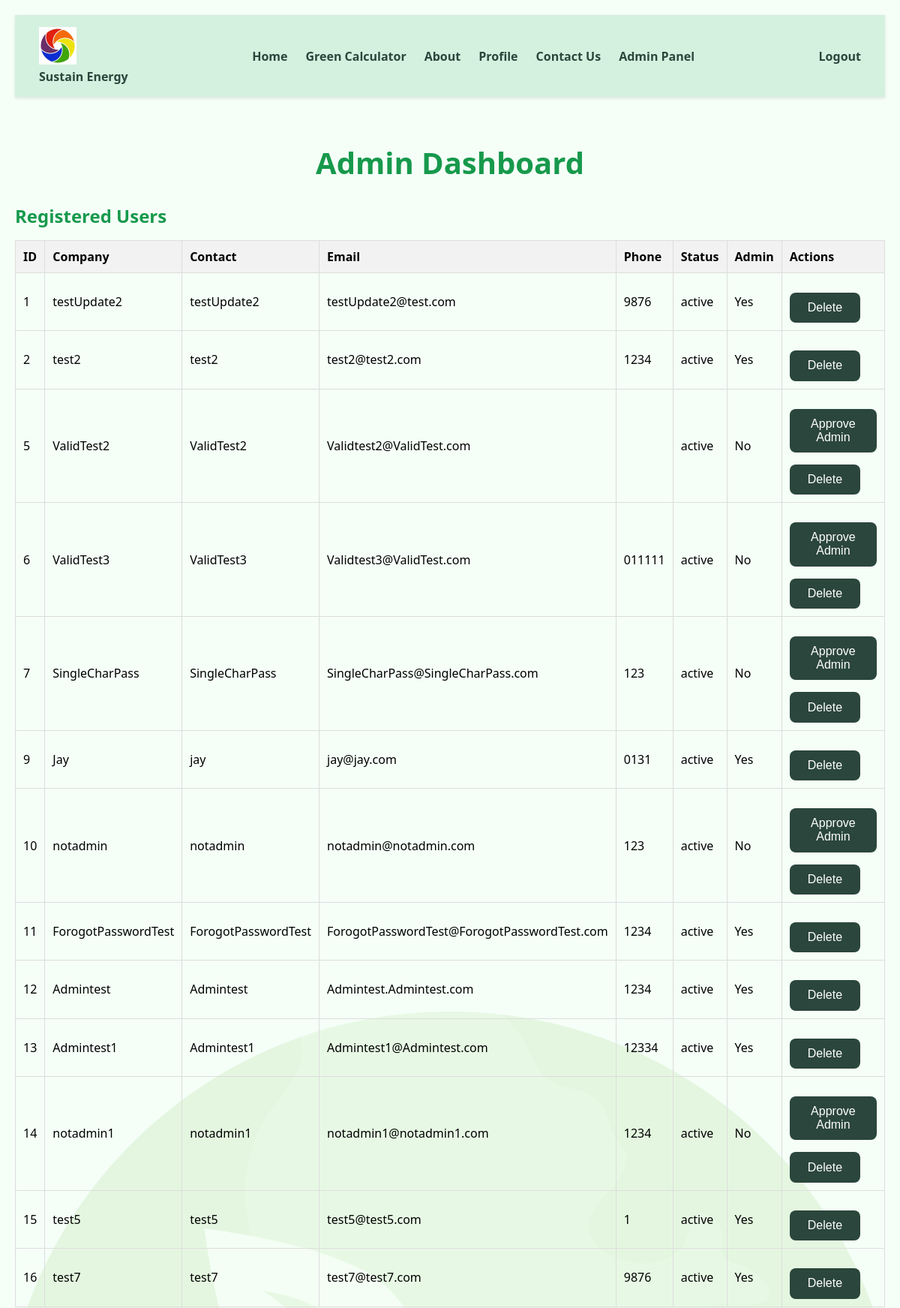
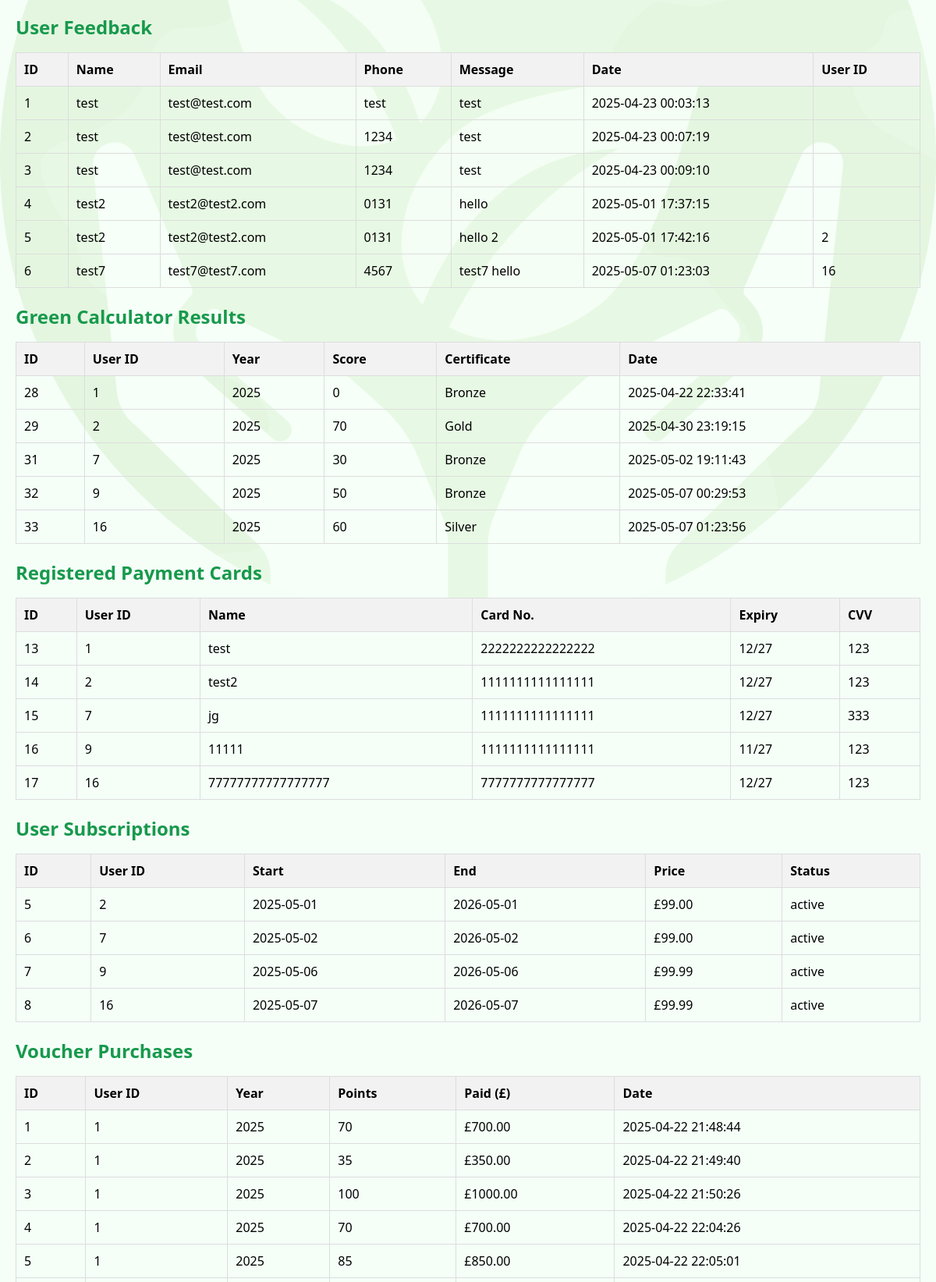
The page /V1.6/admin_panel.php (signed in, upper part) on the database its author committed (2 pictures, top to bottom).
### tables this page shows
CREATE TABLE `users` (
  `id` int(11) NOT NULL,
  `company_name` varchar(255) NOT NULL,
  `business_id` varchar(10) NOT NULL,
  `contact_name` varchar(255) NOT NULL,
  `email` varchar(255) NOT NULL,
  `password_hash` varchar(255) NOT NULL,
  `phone` varchar(20) DEFAULT NULL,
  `join_date` date DEFAULT curdate(),
  `status` enum('active','inactive','deactivated') DEFAULT 'active',
  `company_logo` varchar(255) DEFAULT NULL,
  `is_admin` tinyint(1) DEFAULT 0
);

CREATE TABLE `feedback` (
  `id` int(11) NOT NULL,
  `name` varchar(255) DEFAULT NULL,
  `email` varchar(255) DEFAULT NULL,
  `phone` varchar(20) DEFAULT NULL,
  `message` text DEFAULT NULL,
  `submitted_at` timestamp NOT NULL DEFAULT current_timestamp(),
  `user_id` int(11) DEFAULT NULL
);

CREATE TABLE `calculator_results` (
  `id` int(11) NOT NULL,
  `user_id` int(11) DEFAULT NULL,
  `year` year(4) DEFAULT NULL,
  `total_score` int(11) DEFAULT NULL,
  `certificate_level` enum('Gold','Silver','Bronze') DEFAULT NULL,
  `created_at` timestamp NOT NULL DEFAULT current_timestamp()
);

CREATE TABLE `cards` (
  `id` int(11) NOT NULL,
  `user_id` int(11) NOT NULL,
  `cardholder_name` varchar(100) DEFAULT NULL,
  `card_number` varchar(20) DEFAULT NULL,
  `expiry_date` varchar(7) DEFAULT NULL,
  `cvv` varchar(4) DEFAULT NULL
);

CREATE TABLE `subscriptions` (
  `id` int(11) NOT NULL,
  `user_id` int(11) NOT NULL,
  `start_date` date NOT NULL DEFAULT curdate(),
  `end_date` date GENERATED ALWAYS AS (`start_date` + interval 1 year) STORED,
  `price` decimal(6,2) NOT NULL DEFAULT 99.00,
  `status` enum('active','expired','cancelled') DEFAULT 'active'
);

CREATE TABLE `vouchers` (
  `id` int(11) NOT NULL,
  `user_id` int(11) DEFAULT NULL,
  `year` year(4) DEFAULT NULL,
  `points_purchased` int(11) DEFAULT NULL,
  `amount_paid` decimal(10,2) DEFAULT NULL,
  `created_at` timestamp NOT NULL DEFAULT current_timestamp()
);

### V1.6/admin_panel.php (the view, shortened to what this page needs)
<?php
require 'requires/connect_db.php';
$users = mysqli_query($conn, "SELECT id, company_name, contact_name, email, phone, join_date, status, is_admin FROM users");
$feedback = mysqli_query($conn, "SELECT * FROM feedback");
$calculator_results = mysqli_query($conn, "SELECT * FROM calculator_results");
$cards = mysqli_query($conn, "SELECT * FROM cards");
$subscriptions = mysqli_query($conn, "SELECT * FROM subscriptions");
$vouchers = mysqli_query($conn, "SELECT * FROM vouchers");
?>
<!DOCTYPE html>
<html lang="en">
<head>
  <link rel="stylesheet" href="style.css">
</head>
<body>
<?php include 'requires/nav.php'; ?>
<main class="content-container">
  <h1>Admin Dashboard</h1>
  <div class="admin-section">
    <h2>Registered Users</h2>
    <table>
      <thead>
        <tr>
          <th>ID</th><th>Company</th><th>Contact</th><th>Email</th><th>Phone</th><th>Status</th><th>Admin</th><th>Actions</th>
        </tr>
      </thead>
      <tbody>
        <?php while ($user = mysqli_fetch_assoc($users)): ?>
          <tr>
            <td><?= $user['id'] ?></td>
            <td><?= htmlspecialchars($user['company_name']) ?></td>
            <td><?= htmlspecialchars($user['contact_name']) ?></td>
            <td><?= htmlspecialchars($user['email']) ?></td>
            <td><?= htmlspecialchars($user['phone']) ?></td>
            <td><?= htmlspecialchars($user['status']) ?></td>
            <td><?= $user['is_admin'] ? 'Yes' : 'No' ?></td>
            <td>
              <?php if (!$user['is_admin']): ?>
                <form method="post" style="display:inline;">
                  <button class="button" type="submit">Approve Admin</button>
                </form>
              <?php endif; ?>
              <form action="delete_user.php" method="POST" style="display:inline;" onsubmit="return confirm('Delete this user?');">
                <button class="button danger" type="submit">Delete</button>
              </form>
            </td>
          </tr>
        <?php endwhile; ?>
      </tbody>
    </table>
  </div>
  <div class="admin-section">
    <h2>User Feedback</h2>
    <table>
      <thead>
        <tr><th>ID</th><th>Name</th><th>Email</th><th>Phone</th><th>Message</th><th>Date</th><th>User ID</th></tr>
      </thead>
      <tbody>
        <?php while ($row = mysqli_fetch_assoc($feedback)): ?>
          <tr>
            <td><?= $row['id'] ?></td>
            <td><?= htmlspecialchars($row['name']) ?></td>
            <td><?= htmlspecialchars($row['email']) ?></td>
            <td><?= htmlspecialchars($row['phone']) ?></td>
            <td><?= htmlspecialchars($row['message']) ?></td>
            <td><?= $row['submitted_at'] ?></td>
            <td><?= $row['user_id'] ?></td>
          </tr>
        <?php endwhile; ?>
      </tbody>
    </table>
  </div>
  <div class="admin-section">
    <h2>Green Calculator Results</h2>
    <table>
      <thead>
        <tr><th>ID</th><th>User ID</th><th>Year</th><th>Score</th><th>Certificate</th><th>Date</th></tr>
      </thead>
      <tbody>
        <?php while ($row = mysqli_fetch_assoc($calculator_results)): ?>
          <tr>
            <td><?= $row['id'] ?></td>
            <td><?= $row['user_id'] ?></td>
            <td><?= $row['year'] ?></td>
            <td><?= $row['total_score'] ?></td>
            <td><?= $row['certificate_level'] ?></td>
            <td><?= $row['created_at'] ?></td>
          </tr>
        <?php endwhile; ?>
      </tbody>
    </table>
  </div>
  <div class="admin-section">
    <h2>Registered Payment Cards</h2>
    <table>
      <thead>
        <tr><th>ID</th><th>User ID</th><th>Name</th><th>Card No.</th><th>Expiry</th><th>CVV</th></tr>
      </thead>
      <tbody>
        <?php while ($row = mysqli_fetch_assoc($cards)): ?>
          <tr>
            <td><?= $row['id'] ?></td>
            <td><?= $row['user_id'] ?></td>
            <td><?= htmlspecialchars($row['cardholder_name']) ?></td>
            <td><?= htmlspecialchars($row['card_number']) ?></td>
            <td><?= htmlspecialchars($row['expiry_date']) ?></td>
            <td><?= htmlspecialchars($row['cvv']) ?></td>
          </tr>
        <?php endwhile; ?>
      </tbody>
    </table>
  </div>
  <div class="admin-section">
    <h2>User Subscriptions</h2>
    <table>
      <thead>
        <tr><th>ID</th><th>User ID</th><th>Start</th><th>End</th><th>Price</th><th>Status</th></tr>
      </thead>
      <tbody>
        <?php while ($row = mysqli_fetch_assoc($subscriptions)): ?>
          <tr>
            <td><?= $row['id'] ?></td>
            <td><?= $row['user_id'] ?></td>
            <td><?= $row['start_date'] ?></td>
            <td><?= $row['end_date'] ?></td>
            <td>£<?= $row['price'] ?></td>
            <td><?= $row['status'] ?></td>
          </tr>
        <?php endwhile; ?>
      </tbody>
    </table>
  </div>
  <div class="admin-section">
    <h2>Voucher Purchases</h2>
    <table>
      <thead>
        <tr><th>ID</th><th>User ID</th><th>Year</th><th>Points</th><th>Paid (£)</th><th>Date</th></tr>
      </thead>
      <tbody>
        <?php while ($row = mysqli_fetch_assoc($vouchers)): ?>
          <tr>
            <td><?= $row['id'] ?></td>
            <td><?= $row['user_id'] ?></td>
            <td><?= $row['year'] ?></td>
            <td><?= $row['points_purchased'] ?></td>
            <td>£<?= $row['amount_paid'] ?></td>
            <td><?= $row['created_at'] ?></td>
          </tr>
        <?php endwhile; ?>
      </tbody>
    </table>
  </div>
</main>
</body>
</html>

### V1.6/style.css (style rules this page uses)
body { margin: 0; padding: 20px; font-family: 'Segoe UI', sans-serif; background-color: #f5fff8; position: relative; z-index: 0; }
body::before { content: ""; position: fixed; top: 0; left: 0; width: 100%; height: 100%; background: url('images/background.png') no-repeat center center; background-size: contain; opacity: 0.1; z-index: -1; pointer-events: none; }
h1 { font-size: 2.5em; color: #17994c; text-align: center; margin-top: 1.5em; }
h2 { font-size: 1.5em; color: #17994c; margin-bottom: 15px; }
button { padding: 0.7em 1.5em; border: none; background-color: #2b463c; color: white; font-size: 1em; cursor: pointer; border-radius: 8px; margin-top: 1em; }
table { width: 100%; border-collapse: collapse; margin-top: 1em; }
table, th, td { border: 1px solid #ddd; }
th, td { padding: 10px; text-align: left; }
th { background-color: #f2f2f2; }

### rows shown on the page
users: id "1", company_name "testUpdate2", contact_name "testUpdate2", email "testUpdate2@test.com", phone "9876", status "active", is_admin "Yes"
users: id "2", company_name "test2", contact_name "test2", email "test2@test2.com", phone "1234", status "active", is_admin "Yes"
users: id "5", company_name "ValidTest2", contact_name "ValidTest2", email "Validtest2@ValidTest.com", status "active", is_admin "No"
users: id "6", company_name "ValidTest3", contact_name "ValidTest3", email "Validtest3@ValidTest.com", phone "011111", status "active", is_admin "No"
users: id "7", company_name "SingleCharPass", contact_name "SingleCharPass", email "SingleCharPass@SingleCharPass.com", phone "123", status "active", is_admin "No"
users: id "9", company_name "Jay", contact_name "jay", email "jay@jay.com", phone "0131", status "active", is_admin "Yes"
users: id "10", company_name "notadmin", contact_name "notadmin", email "notadmin@notadmin.com", phone "123", status "active", is_admin "No"
users: id "11", company_name "ForogotPasswordTest", contact_name "ForogotPasswordTest", email "ForogotPasswordTest@ForogotPasswordTest.com", phone "1234", status "active", is_admin "Yes"
users: id "12", company_name "Admintest", contact_name "Admintest", email "Admintest.Admintest.com", phone "1234", status "active", is_admin "Yes"
users: id "13", company_name "Admintest1", contact_name "Admintest1", email "Admintest1@Admintest.com", phone "12334", status "active", is_admin "Yes"
users: id "14", company_name "notadmin1", contact_name "notadmin1", email "notadmin1@notadmin1.com", phone "1234", status "active", is_admin "No"
users: id "15", company_name "test5", contact_name "test5", email "test5@test5.com", phone "1", status "active", is_admin "Yes"
users: id "16", company_name "test7", contact_name "test7", email "test7@test7.com", phone "9876", status "active", is_admin "Yes"
feedback: id "1", name "test", email "test@test.com", phone "test", message "test", submitted_at "2025-04-23 00:03:13"
feedback: id "2", name "test", email "test@test.com", phone "1234", message "test", submitted_at "2025-04-23 00:07:19"
feedback: id "3", name "test", email "test@test.com", phone "1234", message "test", submitted_at "2025-04-23 00:09:10"
feedback: id "4", name "test2", email "test2@test2.com", phone "0131", message "hello", submitted_at "2025-05-01 17:37:15"
feedback: id "5", name "test2", email "test2@test2.com", phone "0131", message "hello 2", submitted_at "2025-05-01 17:42:16", user "2"
feedback: id "6", name "test7", email "test7@test7.com", phone "4567", message "test7 hello", submitted_at "2025-05-07 01:23:03", user "16"
calculator_results: id "28", user "1", year "2025", total_score "0", certificate_level "Bronze", created_at "2025-04-22 22:33:41"
calculator_results: id "29", user "2", year "2025", total_score "70", certificate_level "Gold", created_at "2025-04-30 23:19:15"
calculator_results: id "31", user "7", year "2025", total_score "30", certificate_level "Bronze", created_at "2025-05-02 19:11:43"
calculator_results: id "32", user "9", year "2025", total_score "50", certificate_level "Bronze", created_at "2025-05-07 00:29:53"
calculator_results: id "33", user "16", year "2025", total_score "60", certificate_level "Silver", created_at "2025-05-07 01:23:56"
cards: id "13", user "1", cardholder_name "test", card_number "2222222222222222", expiry_date "12/27", cvv "123"
cards: id "14", user "2", cardholder_name "test2", card_number "1111111111111111", expiry_date "12/27", cvv "123"
cards: id "15", user "7", cardholder_name "jg", card_number "1111111111111111", expiry_date "12/27", cvv "333"
cards: id "16", user "9", cardholder_name "11111", card_number "1111111111111111", expiry_date "11/27", cvv "123"
cards: id "17", user "16", cardholder_name "77777777777777777", card_number "7777777777777777", expiry_date "12/27", cvv "123"
subscriptions: id "5", user "2", start_date "2025-05-01", end_date "2026-05-01", price "99.00", status "active"
subscriptions: id "6", user "7", start_date "2025-05-02", end_date "2026-05-02", price "99.00", status "active"
subscriptions: id "7", user "9", start_date "2025-05-06", end_date "2026-05-06", price "99.99", status "active"
subscriptions: id "8", user "16", start_date "2025-05-07", end_date "2026-05-07", price "99.99", status "active"
vouchers: id "1", user "1", year "2025", points_purchased "70", amount_paid "700.00", created_at "2025-04-22 21:48:44"
vouchers: id "2", user "1", year "2025", points_purchased "35", amount_paid "350.00", created_at "2025-04-22 21:49:40"
vouchers: id "3", user "1", year "2025", points_purchased "100", amount_paid "1000.00", created_at "2025-04-22 21:50:26"
vouchers: id "4", user "1", year "2025", points_purchased "70", amount_paid "700.00", created_at "2025-04-22 22:04:26"
vouchers: id "5", user "1", year "2025", points_purchased "85", amount_paid "850.00", created_at "2025-04-22 22:05:01"
